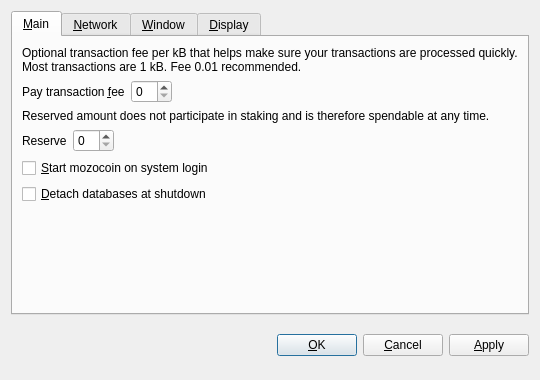
<?xml version="1.0" encoding="UTF-8"?>
<ui version="4.0">
 <class>OptionsDialog</class>
 <widget class="QDialog" name="OptionsDialog">
  <property name="geometry">
   <rect>
    <x>0</x>
    <y>0</y>
    <width>540</width>
    <height>380</height>
   </rect>
  </property>
  <property name="windowTitle">
   <string>Options</string>
  </property>
  <property name="modal">
   <bool>true</bool>
  </property>
  <layout class="QVBoxLayout" name="verticalLayout">
   <item>
    <widget class="QTabWidget" name="tabWidget">
     <property name="tabPosition">
      <enum>QTabWidget::North</enum>
     </property>
     <property name="currentIndex">
      <number>0</number>
     </property>
     <widget class="QWidget" name="tabMain">
      <attribute name="title">
       <string>&amp;Main</string>
      </attribute>
      <layout class="QVBoxLayout" name="verticalLayout_Main">
       <item>
        <widget class="QLabel" name="transactionFeeInfoLabel">
         <property name="text">
          <string>Optional transaction fee per kB that helps make sure your transactions are processed quickly. Most transactions are 1 kB. Fee 0.01 recommended.</string>
         </property>
         <property name="textFormat">
          <enum>Qt::PlainText</enum>
         </property>
         <property name="wordWrap">
          <bool>true</bool>
         </property>
        </widget>
       </item>
       <item>
        <layout class="QHBoxLayout" name="horizontalLayoutFee">
         <item>
          <widget class="QLabel" name="transactionFeeLabel">
           <property name="text">
            <string>Pay transaction &amp;fee</string>
           </property>
           <property name="textFormat">
            <enum>Qt::PlainText</enum>
           </property>
           <property name="buddy">
            <cstring>transactionFee</cstring>
           </property>
          </widget>
         </item>
         <item>
          <widget class="BitcoinAmountField" name="transactionFee"/>
         </item>
         <item>
          <spacer name="horizontalSpacerFee">
           <property name="orientation">
            <enum>Qt::Horizontal</enum>
           </property>
           <property name="sizeHint" stdset="0">
            <size>
             <width>40</width>
             <height>20</height>
            </size>
           </property>
          </spacer>
         </item>
        </layout>
       </item>
       <item>
        <widget class="QLabel" name="reserveBalanceInfoLabel">
         <property name="text">
          <string>Reserved amount does not participate in staking and is therefore spendable at any time.</string>
         </property>
         <property name="textFormat">
          <enum>Qt::PlainText</enum>
         </property>
         <property name="wordWrap">
          <bool>true</bool>
         </property>
        </widget>
       </item>
       <item>
        <layout class="QHBoxLayout" name="horizontalLayoutReserveBalance">
         <item>
          <widget class="QLabel" name="reserveBalanceLabel">
           <property name="text">
            <string>Reserve</string>
           </property>
           <property name="textFormat">
            <enum>Qt::PlainText</enum>
           </property>
           <property name="buddy">
            <cstring>reserveBalance</cstring>
           </property>
          </widget>
         </item>
         <item>
          <widget class="BitcoinAmountField" name="reserveBalance"/>
         </item>
         <item>
          <spacer name="horizontalSpacerReserveBalance">
           <property name="orientation">
            <enum>Qt::Horizontal</enum>
           </property>
           <property name="sizeHint" stdset="0">
            <size>
             <width>40</width>
             <height>20</height>
            </size>
           </property>
          </spacer>
         </item>
        </layout>
       </item>
       <item>
        <widget class="QCheckBox" name="bitcoinAtStartup">
         <property name="toolTip">
          <string>Automatically start mozocoin after logging in to the system.</string>
         </property>
         <property name="text">
          <string>&amp;Start mozocoin on system login</string>
         </property>
        </widget>
       </item>
       <item>
        <widget class="QCheckBox" name="detachDatabases">
         <property name="toolTip">
          <string>Detach block and address databases at shutdown. This means they can be moved to another data directory, but it slows down shutdown. The wallet is always detached.</string>
         </property>
         <property name="text">
          <string>&amp;Detach databases at shutdown</string>
         </property>
        </widget>
       </item>
       <item>
        <spacer name="verticalSpacer_Main">
         <property name="orientation">
          <enum>Qt::Vertical</enum>
         </property>
         <property name="sizeHint" stdset="0">
          <size>
           <width>20</width>
           <height>40</height>
          </size>
         </property>
        </spacer>
       </item>
      </layout>
     </widget>
     <widget class="QWidget" name="tabNetwork">
      <attribute name="title">
       <string>&amp;Network</string>
      </attribute>
      <layout class="QVBoxLayout" name="verticalLayout_Network">
       <item>
        <widget class="QCheckBox" name="mapPortUpnp">
         <property name="toolTip">
          <string>Automatically open the mozocoin client port on the router. This only works when your router supports UPnP and it is enabled.</string>
         </property>
         <property name="text">
          <string>Map port using &amp;UPnP</string>
         </property>
        </widget>
       </item>
       <item>
        <widget class="QCheckBox" name="connectSocks">
         <property name="toolTip">
          <string>Connect to the mozocoin network through a SOCKS proxy (e.g. when connecting through Tor).</string>
         </property>
         <property name="text">
          <string>&amp;Connect through SOCKS proxy:</string>
         </property>
        </widget>
       </item>
       <item>
        <layout class="QHBoxLayout" name="horizontalLayout_Network">
         <item>
          <widget class="QLabel" name="proxyIpLabel">
           <property name="text">
            <string>Proxy &amp;IP:</string>
           </property>
           <property name="textFormat">
            <enum>Qt::PlainText</enum>
           </property>
           <property name="buddy">
            <cstring>proxyIp</cstring>
           </property>
          </widget>
         </item>
         <item>
          <widget class="QValidatedLineEdit" name="proxyIp">
           <property name="maximumSize">
            <size>
             <width>140</width>
             <height>16777215</height>
            </size>
           </property>
           <property name="toolTip">
            <string>IP address of the proxy (e.g. 127.0.0.1)</string>
           </property>
          </widget>
         </item>
         <item>
          <widget class="QLabel" name="proxyPortLabel">
           <property name="text">
            <string>&amp;Port:</string>
           </property>
           <property name="textFormat">
            <enum>Qt::PlainText</enum>
           </property>
           <property name="buddy">
            <cstring>proxyPort</cstring>
           </property>
          </widget>
         </item>
         <item>
          <widget class="QLineEdit" name="proxyPort">
           <property name="maximumSize">
            <size>
             <width>55</width>
             <height>16777215</height>
            </size>
           </property>
           <property name="toolTip">
            <string>Port of the proxy (e.g. 9050)</string>
           </property>
          </widget>
         </item>
         <item>
          <widget class="QLabel" name="socksVersionLabel">
           <property name="text">
            <string>SOCKS &amp;Version:</string>
           </property>
           <property name="textFormat">
            <enum>Qt::PlainText</enum>
           </property>
           <property name="buddy">
            <cstring>socksVersion</cstring>
           </property>
          </widget>
         </item>
         <item>
          <widget class="QValueComboBox" name="socksVersion">
           <property name="toolTip">
            <string>SOCKS version of the proxy (e.g. 5)</string>
           </property>
          </widget>
         </item>
         <item>
          <spacer name="horizontalSpacer_Network">
           <property name="orientation">
            <enum>Qt::Horizontal</enum>
           </property>
           <property name="sizeHint" stdset="0">
            <size>
             <width>40</width>
             <height>20</height>
            </size>
           </property>
          </spacer>
         </item>
        </layout>
       </item>
       <item>
        <spacer name="verticalSpacer_Network">
         <property name="orientation">
          <enum>Qt::Vertical</enum>
         </property>
         <property name="sizeHint" stdset="0">
          <size>
           <width>20</width>
           <height>40</height>
          </size>
         </property>
        </spacer>
       </item>
      </layout>
     </widget>
     <widget class="QWidget" name="tabWindow">
      <attribute name="title">
       <string>&amp;Window</string>
      </attribute>
      <layout class="QVBoxLayout" name="verticalLayout_Window">
       <item>
        <widget class="QCheckBox" name="minimizeToTray">
         <property name="toolTip">
          <string>Show only a tray icon after minimizing the window.</string>
         </property>
         <property name="text">
          <string>&amp;Minimize to the tray instead of the taskbar</string>
         </property>
        </widget>
       </item>
       <item>
        <widget class="QCheckBox" name="minimizeOnClose">
         <property name="toolTip">
          <string>Minimize instead of exit the application when the window is closed. When this option is enabled, the application will be closed only after selecting Quit in the menu.</string>
         </property>
         <property name="text">
          <string>M&amp;inimize on close</string>
         </property>
        </widget>
       </item>
       <item>
        <spacer name="verticalSpacer_Window">
         <property name="orientation">
          <enum>Qt::Vertical</enum>
         </property>
         <property name="sizeHint" stdset="0">
          <size>
           <width>20</width>
           <height>40</height>
          </size>
         </property>
        </spacer>
       </item>
      </layout>
     </widget>
     <widget class="QWidget" name="tabDisplay">
      <attribute name="title">
       <string>&amp;Display</string>
      </attribute>
      <layout class="QVBoxLayout" name="verticalLayout_Display">
       <item>
        <layout class="QHBoxLayout" name="horizontalLayout_1_Display">
         <item>
          <widget class="QLabel" name="langLabel">
           <property name="text">
            <string>User Interface &amp;language:</string>
           </property>
           <property name="textFormat">
            <enum>Qt::PlainText</enum>
           </property>
           <property name="buddy">
            <cstring>lang</cstring>
           </property>
          </widget>
         </item>
         <item>
          <widget class="QValueComboBox" name="lang">
           <property name="toolTip">
            <string>The user interface language can be set here. This setting will take effect after restarting mozocoin.</string>
           </property>
          </widget>
         </item>
        </layout>
       </item>
       <item>
        <layout class="QHBoxLayout" name="horizontalLayout_2_Display">
         <item>
          <widget class="QLabel" name="unitLabel">
           <property name="text">
            <string>&amp;Unit to show amounts in:</string>
           </property>
           <property name="textFormat">
            <enum>Qt::PlainText</enum>
           </property>
           <property name="buddy">
            <cstring>unit</cstring>
           </property>
          </widget>
         </item>
         <item>
          <widget class="QValueComboBox" name="unit">
           <property name="toolTip">
            <string>Choose the default subdivision unit to show in the interface and when sending coins.</string>
           </property>
          </widget>
         </item>
        </layout>
       </item>
       <item>
        <widget class="QCheckBox" name="displayAddresses">
         <property name="toolTip">
          <string>Whether to show mozocoin addresses in the transaction list or not.</string>
         </property>
         <property name="text">
          <string>&amp;Display addresses in transaction list</string>
         </property>
        </widget>
       </item>
       <item>
        <widget class="QCheckBox" name="coinControlFeatures">
         <property name="toolTip">
          <string>Whether to show coin control features or not.</string>
         </property>
         <property name="text">
          <string>Display coin &amp;control features (experts only!)</string>
         </property>
        </widget>
       </item>
       <item>
        <spacer name="verticalSpacer_Display">
         <property name="orientation">
          <enum>Qt::Vertical</enum>
         </property>
         <property name="sizeHint" stdset="0">
          <size>
           <width>20</width>
           <height>40</height>
          </size>
         </property>
        </spacer>
       </item>
      </layout>
     </widget>
    </widget>
   </item>
   <item>
    <layout class="QHBoxLayout" name="horizontalLayout_Buttons">
     <item>
      <spacer name="horizontalSpacer_1">
       <property name="orientation">
        <enum>Qt::Horizontal</enum>
       </property>
       <property name="sizeHint" stdset="0">
        <size>
         <width>40</width>
         <height>48</height>
        </size>
       </property>
      </spacer>
     </item>
     <item>
      <widget class="QLabel" name="statusLabel">
       <property name="font">
        <font>
         <weight>75</weight>
         <bold>true</bold>
        </font>
       </property>
       <property name="text">
        <string/>
       </property>
       <property name="textFormat">
        <enum>Qt::PlainText</enum>
       </property>
       <property name="wordWrap">
        <bool>true</bool>
       </property>
      </widget>
     </item>
     <item>
      <spacer name="horizontalSpacer_2">
       <property name="orientation">
        <enum>Qt::Horizontal</enum>
       </property>
       <property name="sizeHint" stdset="0">
        <size>
         <width>40</width>
         <height>48</height>
        </size>
       </property>
      </spacer>
     </item>
     <item>
      <widget class="QPushButton" name="okButton">
       <property name="text">
        <string>&amp;OK</string>
       </property>
      </widget>
     </item>
     <item>
      <widget class="QPushButton" name="cancelButton">
       <property name="text">
        <string>&amp;Cancel</string>
       </property>
       <property name="autoDefault">
        <bool>false</bool>
       </property>
      </widget>
     </item>
     <item>
      <widget class="QPushButton" name="applyButton">
       <property name="text">
        <string>&amp;Apply</string>
       </property>
       <property name="autoDefault">
        <bool>false</bool>
       </property>
      </widget>
     </item>
    </layout>
   </item>
  </layout>
 </widget>
 <customwidgets>
  <customwidget>
   <class>BitcoinAmountField</class>
   <extends>QSpinBox</extends>
   <header>bitcoinamountfield.h</header>
  </customwidget>
  <customwidget>
   <class>QValueComboBox</class>
   <extends>QComboBox</extends>
   <header>qvaluecombobox.h</header>
  </customwidget>
  <customwidget>
   <class>QValidatedLineEdit</class>
   <extends>QLineEdit</extends>
   <header>qvalidatedlineedit.h</header>
  </customwidget>
 </customwidgets>
 <resources/>
 <connections/>
</ui>
